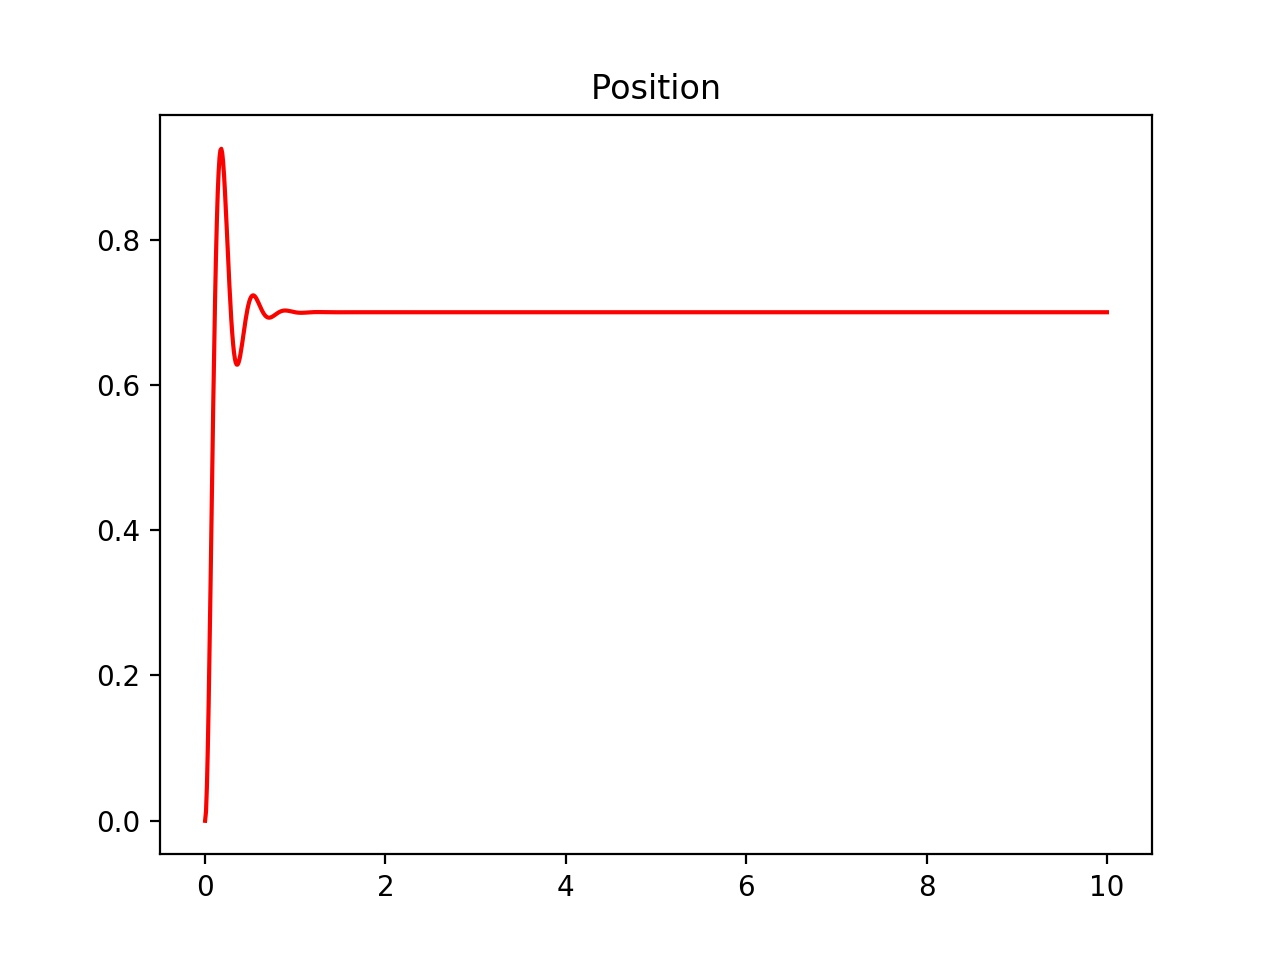

Write Python code to recreate this figure.
#!/usr/bin/env python3
# -*- coding: utf-8 -*-
"""
Created on Thu Aug 17 00:34:32 2017

@author: maxkwon
"""

import numpy as np
import matplotlib.pyplot as plt # plotting package

#dt in seconds
controller_time_step = .01 #10 milliseconds
sim_time_step = .000001

#time in seconds
total_time = 10

class GearPickup:
    
    def __init__(self):
        
        # Stall Torque in N m
        self.stall_torque = 0.71
        # Stall Current in Amps
        self.stall_current = 134.0
        # Free Speed in RPM
        self.free_speed = 18730.0
        # Free Current in Amps
        self.free_current = 0.7
        #gear ratio
        self.G = 20.0
        #Moment of Inertia
        self.J = .01
        # Resistance of the motor
        self.R = .0895
        # Motor velocity constant
        self.Kv = 164.0
        # Torque constant
        self.Kt = .00529
        
    def getAcceleration(self, voltage, velocity):
      
       acc = (((-self.G**2 * self.Kt * velocity)/(self.J * self.Kv * self.R))) + (((self.Kt * self.G  * voltage)/(self.J * self.R)))
        
       return acc  
   
    def getConstants(self):
        
        print("Kv: ", self.Kv)
        print("Kt: ", self.Kt)
        
        

class ControlSimulator:
    
    def __init__(self, GearPickup):
        
        self.gearPickup = GearPickup
        
        self.max_saturation = 12
        self.min_saturation = -12
        
        self.Kp = 3 #2000
        self.Ki = 0
        self.Kd = .15  #30
        
    def controlLoop(self, sim_time_step, controller_time_step, total_time, step):
        
        time = 0
        
        position = 0
        velocity = 0
        
        output_voltage = 0
        
        error = 0
        last_error = 0
        
        positions = []
        times = []
        
        i = 0
        d =0
        
        while (time <= total_time):
            
            error = step - position 
            
            i += error
            d = error - last_error
            
            P = self.Kp * error
            I = self.Ki * i
            D = self.Kd * d
            
            output_voltage = P + I + D
    
            if (output_voltage > self.max_saturation):
                output_voltage = self.max_saturation
                
            if (output_voltage < self.min_saturation):
                output_voltage = self.min_saturation
                
            positions.append(position)
            times.append(time)
            
            last_error = error
            
            time += controller_time_step
            
            outputs = self.simulate(controller_time_step, sim_time_step, output_voltage, velocity)
            position += outputs[0] 
            velocity = outputs[1]
            
        plt.title("Position")
        plt.plot(times, positions, 'r')
        plt.savefig('UnitTest.jpg')
        
    def simulate(self, total_dt, sim_dt, voltage, velocity_init):
        
        time = 0
        
        acceleration = 0
        velocity = velocity_init
        position = 0
        
        outputs = [0,0]
        
        while (time <= total_dt):
            
            acceleration = self.gearPickup.getAcceleration(voltage, velocity)
            
            velocity += acceleration * sim_dt
            position += velocity * sim_dt
            
            time += sim_dt
            
        outputs = [position, velocity]
            
        return outputs
        
       

gearPickup = GearPickup()

gearPickup.getConstants()

simulation = ControlSimulator(gearPickup)

simulation.controlLoop(sim_time_step, controller_time_step, total_time, .7)
    

